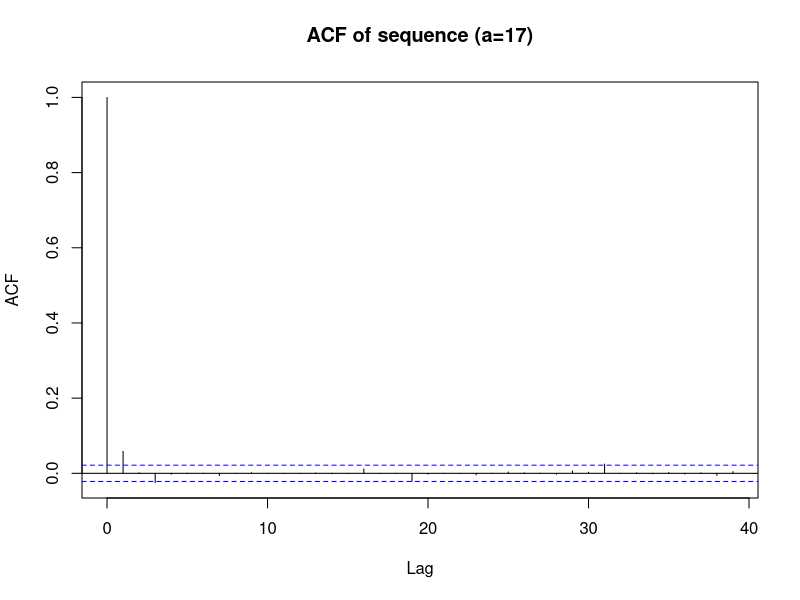
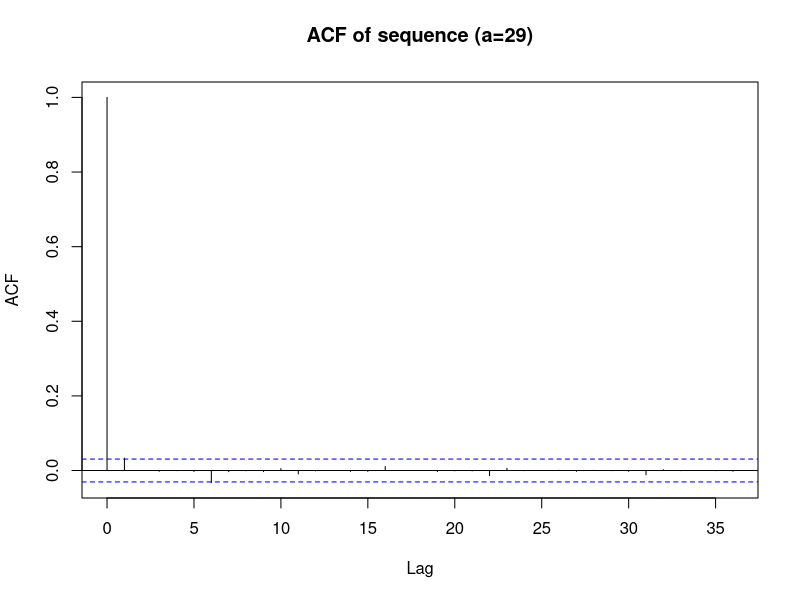
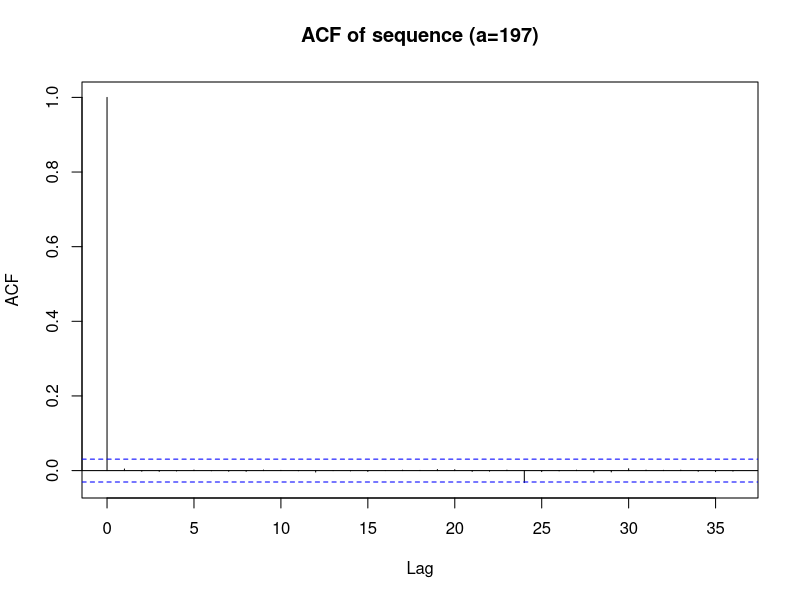
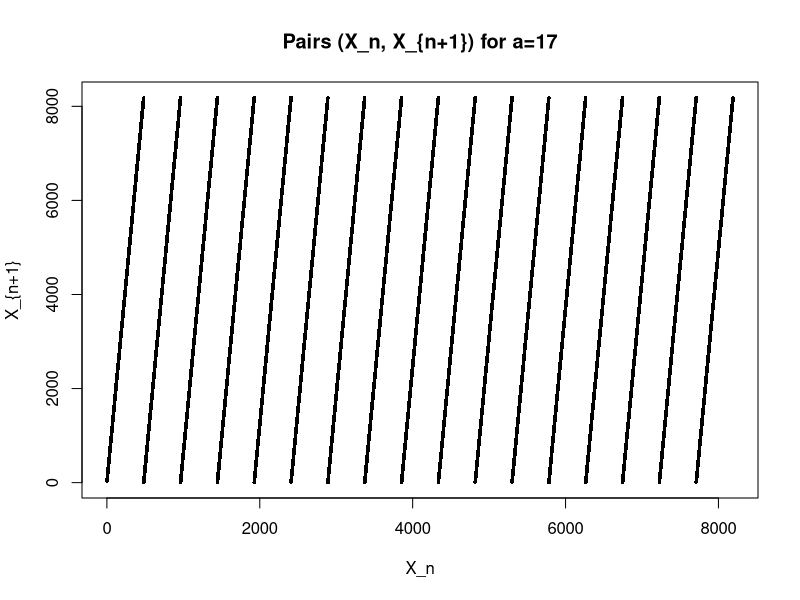
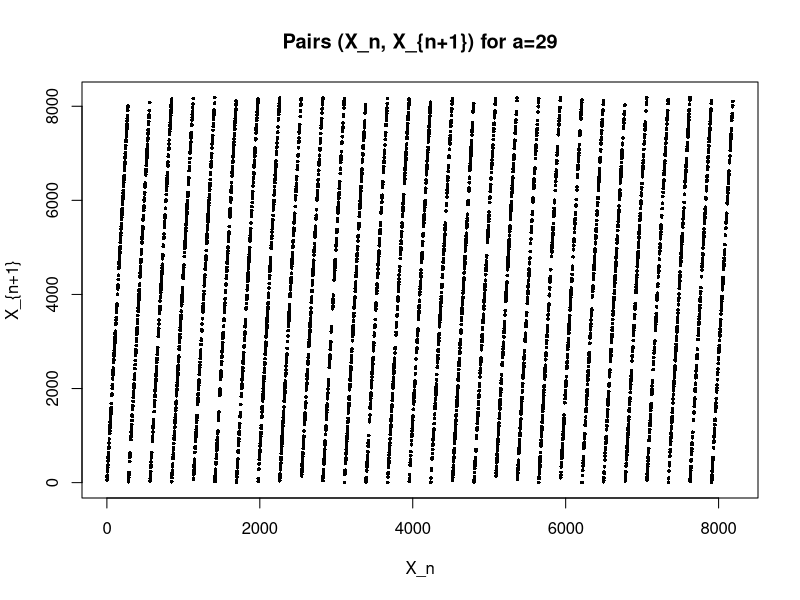
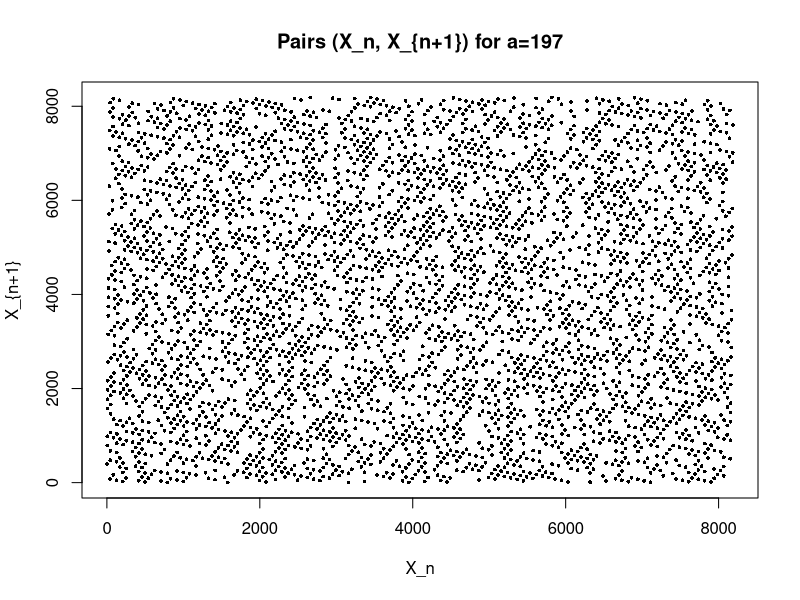
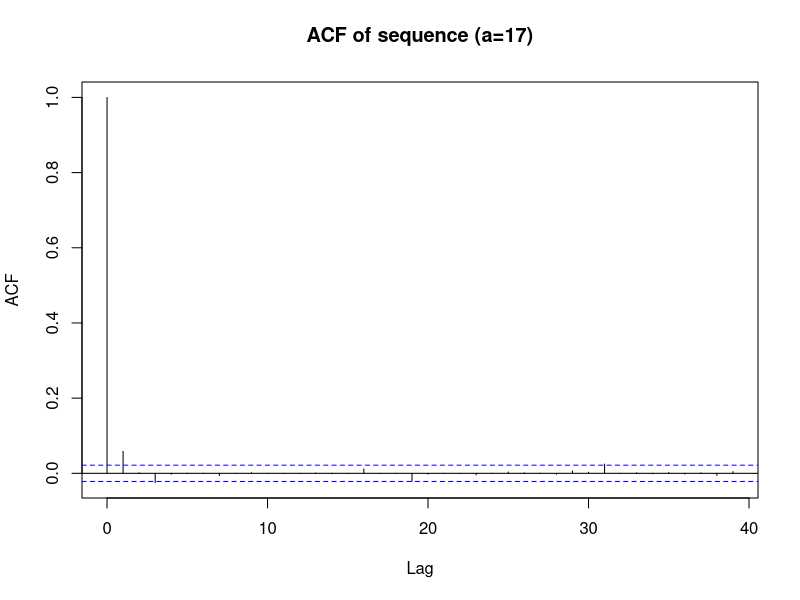
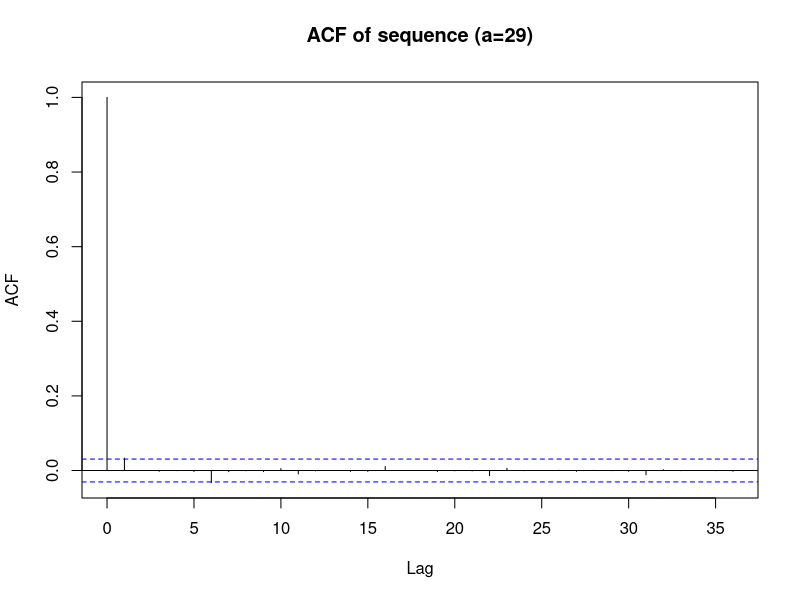

These figures' R source, in order:
setwd("/Users/Q540900/Desktop/A.I. Master/Fourth Semester/Stochastic Simulation/Exercise 1")
lcg <- function(a, c, m, x0) {
  vals <- integer(0)  # storing the generated value
  curr <- x0 # Initialization         
  
  repeat {
    next_val <- (a * curr + c) %% m # Generating next value
    vals <- c(vals, next_val) # Store the generated vyalue
    curr <- next_val # Update the state
    
    if (curr == x0) { # Stop in case original value found
      break
    }
  }
  
  return(vals)
}

# Exercise 2.b
seq_lcg <- lcg(a = 7, c = 0, m = 31, x0 = 19)
# Printing the sequence
seq_lcg

# Exercise 3.a
seq_a <- lcg(a = 17, c = 0, m = 2^13 - 1, x0 = 1)
seq_b <- lcg(a = 29, c = 0, m = 2^13 - 1, x0 = 1)
seq_c <- lcg(a = 197, c = 0, m = 2^13 - 1, x0 = 1)

# Check lengths
cat("Lengths:\n",
    "  a=17 ->", length(seq_a), "\n",
    "  a=29 ->", length(seq_b), "\n",
    "  a=197->", length(seq_c), "\n")

if (!dir.exists("images")) {
  dir.create("images")
}

# 4) Plot (X_n, X_{n+1}) for each sequence and save to .png

# --- a=17 ---
df_a <- data.frame(x = seq_a[-length(seq_a)],
                   y = seq_a[-1])
png("plots/a_17.png", width=800, height=600, res=96)
plot(df_a$x, df_a$y, pch=16, cex=0.5,
     main="Pairs (X_n, X_{n+1}) for a=17",
     xlab="X_n", ylab="X_{n+1}")
dev.off()

# --- a=29 ---
df_b <- data.frame(x = seq_b[-length(seq_b)],
                   y = seq_b[-1])
png("plots/a_29.png", width=800, height=600, res=96)
plot(df_b$x, df_b$y, pch=16, cex=0.5,
     main="Pairs (X_n, X_{n+1}) for a=29",
     xlab="X_n", ylab="X_{n+1}")
dev.off()

# --- a=197 ---
df_c <- data.frame(x = seq_c[-length(seq_c)],
                   y = seq_c[-1])
png("plots/a_197.png", width=800, height=600, res=96)
plot(df_c$x, df_c$y, pch=16, cex=0.5,
     main="Pairs (X_n, X_{n+1}) for a=197",
     xlab="X_n", ylab="X_{n+1}")
dev.off()

cat("Plots saved to 'plots/' directory.\n")

acf(seq_a, main="ACF of sequence (a=17)")
acf(seq_b, main="ACF of sequence (a=29)")
acf(seq_c, main="ACF of sequence (a=197)")

png("plots/acf_a17.png", width = 800, height = 600, res = 96)

acf(seq_a, main="ACF of sequence (a=17)")

dev.off()

png("plots/acf_a29.png", width = 800, height = 600, res = 96)

acf(seq_b, main="ACF of sequence (a=29)")

dev.off()

png("plots/acf_a197.png", width = 800, height = 600, res = 96)

acf(seq_c, main="ACF of sequence (a=197)")

dev.off()

